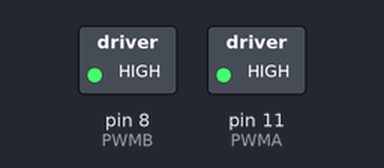
This sketch was run on a simulated Arduino Uno, built with avr-gcc and run on an emulated ATmega328P. On the bench: switched loads named in the sketch (green lamp = pin HIGH).

Above: at 1.0 s.
At 5.3 s:
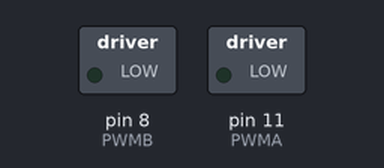
Timing chart, 0 to 6.7 s (numbered marks = the images above):
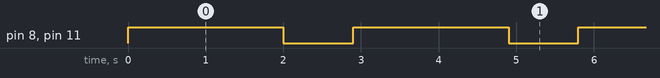

Measured:
- by itself, pin 8 (PWMB), pin 11 (PWMA): alternates HIGH for 2.0 s and LOW for 0.90 s

The sketch:

Spin_Test.ino
```cpp
// right motor controlled by motor A pins on driver
// control pin 1 on the motor driver for the right motor
const int AIN1 = 13;
// control pin 2 on the motor driver for the right motor
const int AIN2 = 12;
// speed control pin on the motor driver for the right motor
const int PWMA = 11;

// left motor controlled by motor B pins on driver
// control pin 1 on the motor driver for the left motor
const int BIN1 = 10;
// control pin 2 on the motor driver for the left motor
const int BIN2 = 9;
// speed control pin on the motor driver for the left motor
const int PWMB = 8;

void setup() {
	// 115200 is for VS Code
	Serial.begin(115200);
}

void loop() {
	turnLeft();
	delay(2000);
	stop();
	delay(500);
	turnRight();
	delay(2000);
	stop();
	delay(500);
}

void moveForward() {
	rightMotor(255);
	leftMotor(255);
}

void moveBackward() {
	rightMotor(-255);
	leftMotor(-255);
}

void stop() {
	rightMotor(0);
	leftMotor(0);
	delay(400);
}

void turnLeft() {
	rightMotor(-255);
	leftMotor(255);
}

void turnRight() {
	rightMotor(255);
	leftMotor(-255);
}

// function for driving the right motor
void rightMotor(int motorSpeed) {
	// for moving forward
	if(motorSpeed > 0) {
		digitalWrite(AIN1, HIGH);
		digitalWrite(AIN2, LOW);
	}
	// for moving backward
	else if(motorSpeed < 0) {
		digitalWrite(AIN1, LOW);
		digitalWrite(AIN2, HIGH);
	}
	// for stopping the motor
	else {
		digitalWrite(AIN1, LOW);
		digitalWrite(AIN2, LOW);
	}
	// drive motor in the previously determined direction at the given speed
	analogWrite(PWMA, abs(motorSpeed));
}

// function for driving the left motor
void leftMotor(int motorSpeed) {
	// for moving forward
	if(motorSpeed > 0) {
		digitalWrite(BIN1, HIGH);
		digitalWrite(BIN2, LOW);
	}
	// for moving backward
	else if(motorSpeed < 0) {
		digitalWrite(BIN1, LOW);
		digitalWrite(BIN2, HIGH);
	}
	// for stopping the motor
	else {
		digitalWrite(BIN1, LOW);
		digitalWrite(BIN2, LOW);
	}
	// drive motor in the previously determined direction at the given speed
	analogWrite(PWMB, abs(motorSpeed));
}
```
